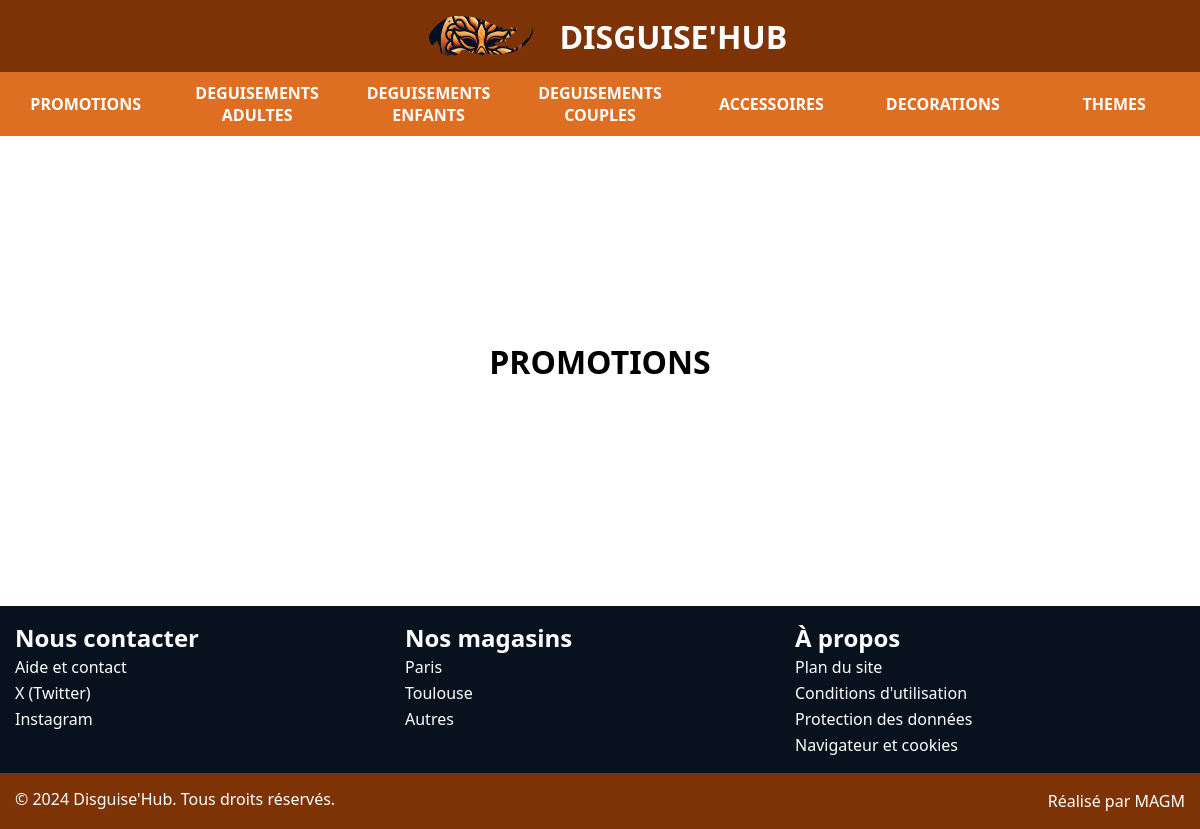
Screenshot of /site/categorie.php?id=1 with the database file from the repository.
### tables this page shows
CREATE TABLE Categorie (
    idCategorie INT AUTO_INCREMENT,
    idCategoriePere INT,
    nomCategorie VARCHAR(50),
    PRIMARY KEY (idCategorie),
    FOREIGN KEY (idCategoriePere) REFERENCES Categorie(idCategorie)
);

### site/categorie.php (the view, shortened to what this page needs)
<html>
<head>
    <link rel="stylesheet" type="text/css" href="./css/general.css">
    <link rel="stylesheet" type="text/css" href="./css/categorie.css">
</head>
<body>
    <?php include("include/header.php"); ?>
    <div class="content">
        <?php
            if (empty($_GET["id"])) {
                header("Location: ./");
            } else {
                $sql = "SELECT * FROM Categorie WHERE idCategorie = :id";
                $req = $conn -> prepare($sql);
                $req -> execute(["id" => $_GET["id"]]);
                if ($req && $req->rowCount() > 1) {
                    echo "<h1>Erreur</h1>
                    <p>Plusieurs correspondaces ont été trouvées pour la catégorie \"" . $_GET["id"] . "\".</p>
                    <a href='./' class='button'>Retour à l'accueil</a>";
                } else if ($req && $req->rowCount() == 0) {
                    echo "<h1>Catégorie introuvable</h1>
                    <p>La catégorie \"" . $_GET["id"] . "\" n'existe pas.</p>
                    <a href='./' class='button'>Retour à l'accueil</a>";
                } else {
                    $categorie = $req -> fetch();
                    echo "<script type='text/javascript'>
                        document.title = '" . $categorie["nomCategorie"] . " - Disguise\'Hub'
                    </script>
                    <h1>" . $categorie["nomCategorie"] . "</h1>";
                }
            }
        ?>
    </div>
    <?php include("include/footer.php"); ?>
</body>
</html>

### site/include/header.php (shortened to what this page needs)
<header>
    <div class="logo">
        <div class="left">
            <a class="icon" href="/~saephp11/recherche.php">
                <i class="fa-solid fa-magnifying-glass fa-2x"></i>
            </a>
        </div>
        <a class="logo" href="/~saephp11/">
            <img src="/~saephp11/img/logo.png" alt="Disguise'Hub">
            <h1>Disguise'Hub</h1>
        </a>
        <div class="right">
            <a class="icon" href="/~saephp11/panier.php">
                <i class="fa-regular fa-cart-shopping fa-2x"></i>
            </a>
            <a class="icon" href="/~saephp11/compte">
                <i class="fa-solid fa-user fa-2x"></i>
            </a>
        </div>
    </div>
    <div class="menu"><?php
        $sql = "SELECT * FROM Categorie WHERE idCategoriePere IS NULL";
        require_once("connect.inc.php");
        $req = $conn -> prepare($sql);
        $req -> execute();
        while ($cat = $req -> fetch()) {
            echo "<div class='item'>
                <a class='categorie'>" . $cat["nomCategorie"] . "</a>";
                echo "</div>";
        }
    ?></div>
</header>

### site/css/general.css (style rules this page uses)
* { margin: 0; padding: 0; box-sizing: border-box; font-family: "Segoe UI", Tahoma, Geneva, Verdana, sans-serif; --primary-color: #7e3307; --secondary-color: #de6e22; --tertiary-color: #08111e; }
header { width: 100%; z-index: 100; }
header div { display: flex; align-items: center; width: 100%; }
header div.logo { background-color: var(--primary-color); }
header div.logo a.logo { display: flex; justify-content: center; align-items: center; text-decoration: none; }
header img { height: 40px; margin: 16px; display: inline; }
header h1 { color: #ffffff; font-size: 2rem; font-weight: 800; margin-left: 10px; text-transform: uppercase; display: inline; white-space: nowrap; }
header div.logo div.left { position: relative; left: 20px; justify-content: flex-start; }
header div.logo div.right { position: relative; right: 20px; justify-content: flex-end; }
header div.logo div.left a.icon { margin-right: 15px; }
header div.logo div.right a.icon { margin-left: 15px; }
header div.logo a.icon { text-decoration: none; color: #ffffff !important; }
header div.menu { background-color: var(--secondary-color); flex-wrap: nowrap; justify-content: space-around; }
header div.menu div.item { width: 100%; display: block; text-align: center; }
header div.menu div.item a.categorie { display: block; width: 100%; padding: 10px 10px; text-align: center; font-size: 1rem; text-decoration: none; color: #ffffff; font-weight: 600; }
div.content { display: flex; min-height: calc(100% - 330px); padding: 20px; }
a { text-decoration: none; color: var(--secondary-color); transition: 0.3s; }

### site/css/categorie.css (style rules this page uses)
div.content { flex-direction: column; justify-content: center; align-items: center; }
div.content h1 { font-size: 2rem; }

### rows the page displays
categorie: nomCategorie "PROMOTIONS"
categorie: nomCategorie "DEGUISEMENTS ADULTES"
categorie: nomCategorie "DEGUISEMENTS ENFANTS"
categorie: nomCategorie "DEGUISEMENTS COUPLES"
categorie: nomCategorie "ACCESSOIRES"
categorie: nomCategorie "DECORATIONS"
categorie: nomCategorie "THEMES"
